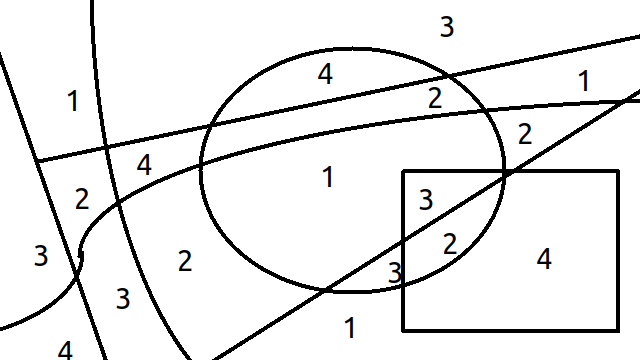
#> input picture imagem_numerada.png, 640 x 360 px
$ python -i my_functions.py   (imports and definitions only)   (older library calls are emulated)
#> lines starting #> are read from the running program, lines starting #| are printed output that depends on the picture; after the words box and inside, x2 and y2 are one past the last pixel; in counts of white or black regions, pixels touching at a corner belong together
#> further down, picture is the input picture: shape (360, 640, 3); mean B, G, R 235, 235, 235
from random import randint

import cv2
import numpy as np
import copy
import matplotlib.pyplot as plt
from skimage.metrics import structural_similarity as ssim


# [85 lines left out: functions TrackBars, createMask, getCentroid, maxArea, not called in this run]


def findFormsCentroids(blank_image):
    blank_image = cv2.cvtColor(blank_image, cv2.COLOR_BGR2GRAY)

    # Threshold it so it becomes binary
    ret, binary = cv2.threshold(blank_image, 0, 255, cv2.THRESH_BINARY + cv2.THRESH_OTSU)
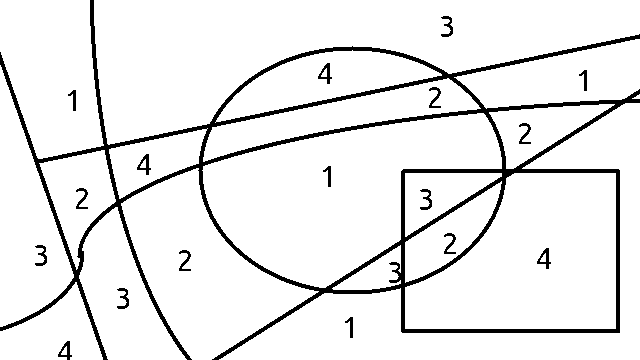
#> binary: shape (360, 640); 92.1% white; 18 black regions, largest, box (x1, y1, x2, y2) and area: (0, 0, 640, 360) 16444, (318, 63, 332, 84) 117, (137, 154, 151, 175) 117
#> ret = 128

    # You need to choose 4 or 8 for connectivity type
    connectivity = 4

    # Perform the operation
    num_labels, labels, stats, centroids = cv2.connectedComponentsWithStats(binary, connectivity, cv2.CV_32S)
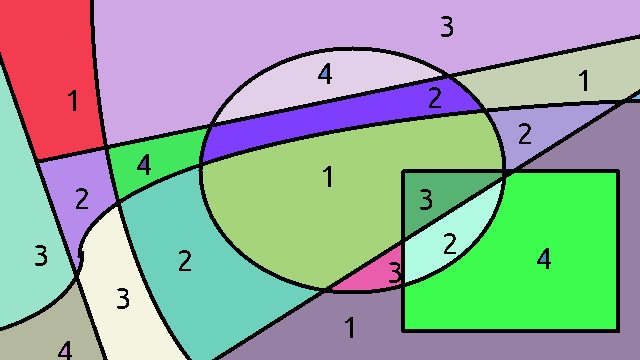
#> labels: shape (360, 640) int32; 24 distinct labels, from 0 to 23; one colour per label, 0 black
#> num_labels = 24; stats = 24 rows, first 6: [0, 0, 640, 360, 18153], [0, 0, 104, 159, 12667], [94, 0, 546, 145, 40297], [454, 39, 186, 70, 7859], [215, 50, 227, 73, 7433], [0, 65, 74, 262, 10222]; centroids = 24 rows, first 8: [330, 186], [51.78, 72.09], [310.5, 44.07], [561, 77.69], [322.8, 80.5], [24.9, 225.3], [324.2, 73.09], [338.3, 116.1]

    centers = {}
    # For each blob, find the centroids
    for label in range(1, num_labels):
        # Find centroid
        centers[label] = centroids[label]
#> after the loop, centers = 23 items

    return centers, labels

# [85 lines left out: functions drawNumericPaintImage, combine, mse, compare_images, not called in this run]

>>> import cv2
>>> picture = cv2.imread('imagem_numerada.png')
>>> result = findFormsCentroids(picture)
